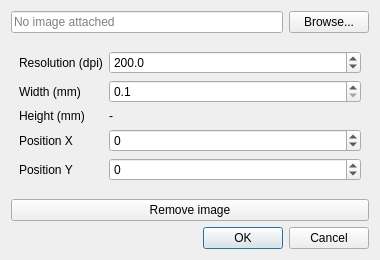
<?xml version="1.0" encoding="UTF-8"?>
<ui version="4.0">
 <class>DialogAttachImage</class>
 <widget class="QDialog" name="DialogAttachImage">
  <property name="geometry">
   <rect>
    <x>0</x>
    <y>0</y>
    <width>380</width>
    <height>260</height>
   </rect>
  </property>
  <property name="minimumSize">
   <size>
    <width>380</width>
    <height>0</height>
   </size>
  </property>
  <property name="windowTitle">
   <string>Tracing image</string>
  </property>
  <layout class="QVBoxLayout" name="verticalLayout">
   <item>
    <layout class="QHBoxLayout" name="horizontalLayoutPath">
     <item>
      <widget class="QLineEdit" name="txtImagePath">
       <property name="readOnly">
        <bool>true</bool>
       </property>
       <property name="placeholderText">
        <string>No image attached</string>
       </property>
      </widget>
     </item>
     <item>
      <widget class="QPushButton" name="btnBrowse">
       <property name="text">
        <string>Browse...</string>
       </property>
      </widget>
     </item>
    </layout>
   </item>
   <item>
    <layout class="QFormLayout" name="formLayout">
     <property name="topMargin">
      <number>12</number>
     </property>
     <property name="leftMargin">
      <number>8</number>
     </property>
     <property name="rightMargin">
      <number>8</number>
     </property>
     <item row="0" column="0">
      <widget class="QLabel" name="labelResolution">
       <property name="text">
        <string>Resolution (dpi)</string>
       </property>
      </widget>
     </item>
     <item row="0" column="1">
      <widget class="QDoubleSpinBox" name="spinResolution">
       <property name="decimals">
        <number>1</number>
       </property>
       <property name="minimum">
        <double>1.000000000000000</double>
       </property>
       <property name="maximum">
        <double>2400.000000000000000</double>
       </property>
       <property name="value">
        <double>200.000000000000000</double>
       </property>
      </widget>
     </item>
     <item row="1" column="0">
      <widget class="QLabel" name="labelWidthMm">
       <property name="text">
        <string>Width (mm)</string>
       </property>
      </widget>
     </item>
     <item row="1" column="1">
      <widget class="QDoubleSpinBox" name="spinWidthMm">
       <property name="decimals">
        <number>1</number>
       </property>
       <property name="minimum">
        <double>0.100000000000000</double>
       </property>
       <property name="maximum">
        <double>100000.000000000000000</double>
       </property>
      </widget>
     </item>
     <item row="2" column="0">
      <widget class="QLabel" name="labelHeightMm">
       <property name="text">
        <string>Height (mm)</string>
       </property>
      </widget>
     </item>
     <item row="2" column="1">
      <widget class="QLabel" name="lblHeightMmValue">
       <property name="text">
        <string>-</string>
       </property>
      </widget>
     </item>
     <item row="3" column="0">
      <widget class="QLabel" name="labelX">
       <property name="text">
        <string>Position X</string>
       </property>
      </widget>
     </item>
     <item row="3" column="1">
      <widget class="QDoubleSpinBox" name="spinX">
       <property name="decimals">
        <number>0</number>
       </property>
       <property name="minimum">
        <double>-100000.000000000000000</double>
       </property>
       <property name="maximum">
        <double>100000.000000000000000</double>
       </property>
      </widget>
     </item>
     <item row="4" column="0">
      <widget class="QLabel" name="labelY">
       <property name="text">
        <string>Position Y</string>
       </property>
      </widget>
     </item>
     <item row="4" column="1">
      <widget class="QDoubleSpinBox" name="spinY">
       <property name="decimals">
        <number>0</number>
       </property>
       <property name="minimum">
        <double>-100000.000000000000000</double>
       </property>
       <property name="maximum">
        <double>100000.000000000000000</double>
       </property>
      </widget>
     </item>
    </layout>
   </item>
   <item>
    <widget class="QPushButton" name="btnRemoveImage">
     <property name="text">
      <string>Remove image</string>
     </property>
    </widget>
   </item>
   <item>
    <widget class="QDialogButtonBox" name="buttonBox">
     <property name="orientation">
      <enum>Qt::Horizontal</enum>
     </property>
     <property name="standardButtons">
      <set>QDialogButtonBox::Cancel|QDialogButtonBox::Ok</set>
     </property>
    </widget>
   </item>
  </layout>
 </widget>
 <resources/>
 <connections>
  <connection>
   <sender>buttonBox</sender>
   <signal>rejected()</signal>
   <receiver>DialogAttachImage</receiver>
   <slot>reject()</slot>
  </connection>
 </connections>
</ui>
